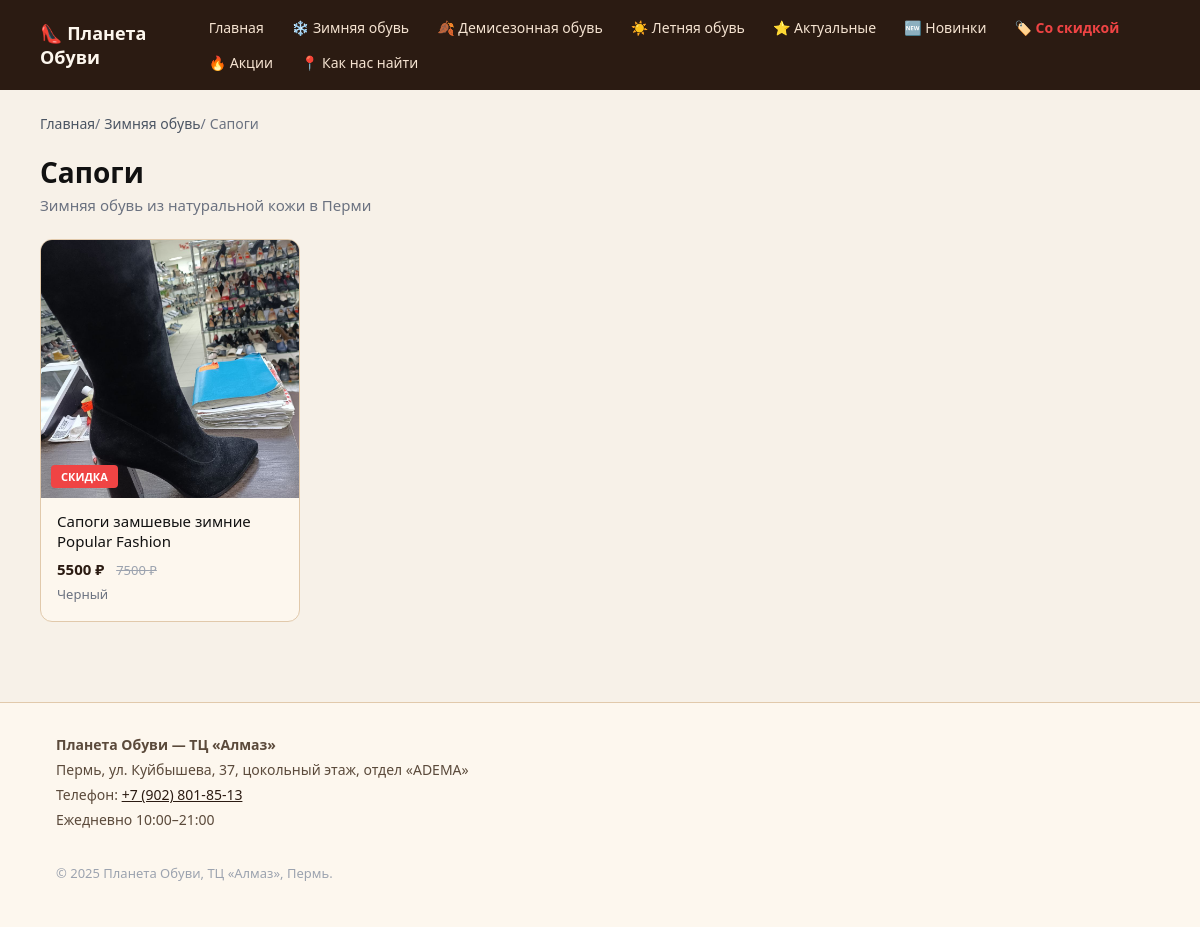
Screenshot of /zimnyaya/sapogi with the database file from the repository.
### app/models.py (models this page shows)
class Category(Base):
    __tablename__ = "categories"
    id = Column(Integer, primary_key=True, index=True)
    name = Column(String(255), nullable=False)
    slug = Column(String(255), unique=True, nullable=False, index=True)
    icon = Column(String(32), nullable=True)  # emoji или иконка
    sort_order = Column(Integer, default=0, nullable=False)
    subcategories = relationship("Subcategory", back_populates="category", order_by="Subcategory.sort_order")

class Subcategory(Base):
    __tablename__ = "subcategories"
    id = Column(Integer, primary_key=True, index=True)
    name = Column(String(255), nullable=False)
    slug = Column(String(255), nullable=False, index=True)
    sort_order = Column(Integer, default=0, nullable=False)
    category_id = Column(Integer, ForeignKey("categories.id"), nullable=False)
    category = relationship("Category", back_populates="subcategories")
    products = relationship("Product", back_populates="subcategory", order_by="Product.created_at.desc()")

class Product(Base):
    __tablename__ = "products"
    id = Column(Integer, primary_key=True, index=True)
    name = Column(String(255), nullable=False)
    slug = Column(String(255), nullable=False, index=True)
    description = Column(Text, nullable=True)
    price = Column(Float, nullable=False)
    old_price = Column(Float, nullable=True)
    sizes_json = Column(String(255), nullable=True)  # JSON: "[36, 37, 38, 39]"
    color = Column(String(64), nullable=True)
    image_url = Column(String(512), nullable=True)
    is_active = Column(Boolean, default=True, nullable=False)
    is_new = Column(Boolean, default=False, nullable=False)  # новинка
    is_featured = Column(Boolean, default=False, nullable=False)  # актуальный товар
    created_at = Column(DateTime, default=datetime.utcnow, nullable=False)
    subcategory_id = Column(Integer, ForeignKey("subcategories.id"), nullable=True)
    subcategory = relationship("Subcategory", back_populates="products")

### app/main.py (the view)
@app.get("/{category_slug}/{subcategory_slug}", response_class=HTMLResponse)
def read_subcategory(
    category_slug: str,
    subcategory_slug: str,
    request: Request,
    db: Session = Depends(get_db),
) -> HTMLResponse:
    category = db.query(Category).filter(Category.slug == category_slug).first()
    if category is None:
        return _not_found_response(request, db)
    subcategory = (
        db.query(Subcategory)
        .filter(Subcategory.category_id == category.id, Subcategory.slug == subcategory_slug)
        .first()
    )
    if subcategory is None:
        return _not_found_response(request, db)
    all_categories = db.query(Category).options(joinedload(Category.subcategories)).order_by(Category.sort_order).all()
    products = (
        db.query(Product)
        .filter(Product.subcategory_id == subcategory.id, Product.is_active.is_(True))
        .order_by(Product.created_at.desc())
        .all()
    )
    breadcrumbs = [
        {"name": "Главная", "url": "/"},
        {"name": category.name, "url": f"/category/{category.slug}"},
        {"name": subcategory.name, "url": f"/{category.slug}/{subcategory.slug}"},
    ]
    season_map = {
        "zimnyaya": "Зимние",
        "demisezon": "Демисезонные",
        "letnyaya": "Летние",
    }
    season_prefix = season_map.get(category.slug, "")
    seo_title = f"{season_prefix} {subcategory.name.lower()} из кожи — Пермь | ТЦ «Алмаз»"
    return templates.TemplateResponse(
        "subcategory.html",
        {
            "request": request,
            "categories": all_categories,
            "category": category,
            "subcategory": subcategory,
            "products": products,
            "breadcrumbs": breadcrumbs,
            "page_title": seo_title,
            "meta_description": f"{season_prefix} {subcategory.name.lower()} из натуральной кожи. Купить в Перми, ТЦ «Алмаз». Примерка на месте.",
        },
    )

### app/templates/subcategory.html (shortened to what this page needs)
{% extends "base.html" %}
{% block content %}
<nav class="breadcrumbs" aria-label="Хлебные крошки">
  <ol itemscope itemtype="https://schema.org/BreadcrumbList">
    {% for bc in breadcrumbs %}
    <li itemprop="itemListElement" itemscope itemtype="https://schema.org/ListItem">
      {% if loop.last %}
        <span itemprop="name">{{ bc.name }}</span>
      {% else %}
        <a href="{{ bc.url }}" itemprop="item"><span itemprop="name">{{ bc.name }}</span></a> /
      {% endif %}
    </li>
    {% endfor %}
  </ol>
</nav>
<section class="subcategory-page">
  <header class="subcategory-header">
    <h1>{{ subcategory.name }}</h1>
    <p class="subcategory-subtitle">{{ category.name }} из натуральной кожи в Перми</p>
  </header>
  {% if products %}
  <div class="product-grid">
    {% for product in products %}
    <article class="product-card" itemscope itemtype="https://schema.org/Product">
      <a href="/product/{{ product.id }}-{{ product.slug }}" class="product-card-link">
        <div class="product-card-image">
          {% if product.image_url %}
          <img
            src="{{ product.image_url }}"
            alt="{{ product.name }}"
            itemprop="image"
            loading="lazy"
          />
          {% endif %}
          {% if product.old_price %}
          <span class="product-badge product-badge-sale">Скидка</span>
          {% endif %}
        </div>
        <div class="product-card-body">
          <h3 class="product-card-title" itemprop="name">{{ product.name }}</h3>
          <div class="product-card-price" itemprop="offers" itemscope itemtype="https://schema.org/Offer">
            <span class="price" itemprop="price" content="{{ product.price }}">{{ product.price | int }} ₽</span>
            {% if product.old_price %}
            <span class="old-price">{{ product.old_price | int }} ₽</span>
            {% endif %}
          </div>
          {% if product.color %}
          <div class="product-card-color">{{ product.color }}</div>
          {% endif %}
        </div>
      </a>
    </article>
    {% endfor %}
  </div>
  {% else %}
  <p class="product-empty">В этой категории пока нет товаров.</p>
  {% endif %}
</section>
{% endblock %}

### app/templates/base.html (shortened to what this page needs)
<!DOCTYPE html>
<html lang="ru">
  <head>
    <link rel="stylesheet" href="{{ url_for('static', path='/style.css') }}?v=3" />
  </head>
  <body>
    <header class="header">
      <div class="container header-inner">
        <div class="logo">
          <a href="/">👠 Планета Обуви</a>
        </div>
        <nav class="nav">
          <a href="/" class="nav-link">Главная</a>
          {% if categories is defined %}
            {% for cat in categories %}
            <div class="nav-dropdown">
              <a href="/category/{{ cat.slug }}" class="nav-link nav-link-dropdown">
                {{ cat.icon }} {{ cat.name }}
              </a>
            </div>
            {% endfor %}
          {% endif %}
          <a href="/featured" class="nav-link">⭐ Актуальные</a>
          <a href="/new" class="nav-link">🆕 Новинки</a>
          <a href="/sale" class="nav-link nav-link-sale">🏷️ Со скидкой</a>
          <a href="/promotions" class="nav-link">🔥 Акции</a>
          <a href="/map" class="nav-link">📍 Как нас найти</a>
        </nav>
      </div>
    </header>
    <main class="main container">
      {% block content %}{% endblock %}
    </main>
    <footer class="footer" itemscope itemtype="https://schema.org/LocalBusiness">
      <div class="container footer-inner">
        <div class="footer-info">
          <p itemprop="name"><strong>Планета Обуви — ТЦ «Алмаз»</strong></p>
          <p itemprop="address" itemscope itemtype="https://schema.org/PostalAddress">
            <span itemprop="addressLocality">Пермь</span>,
            <span itemprop="streetAddress">ул. Куйбышева, 37, цокольный этаж, отдел «ADEMA»</span>
          </p>
          <p>Телефон: <a href="tel:+79028018513" itemprop="telephone">+7 (902) 801-85-13</a></p>
          <p itemprop="openingHours" content="Mo-Su 10:00-21:00">Ежедневно 10:00–21:00</p>
        </div>
        <p class="footer-copy">&copy; 2025 Планета Обуви, ТЦ «Алмаз», Пермь.</p>
      </div>
    </footer>
  </body>
</html>

### static/style.css (style rules this page uses)
* { box-sizing: border-box; }
body { margin: 0; font-family: system-ui, -apple-system, BlinkMacSystemFont, "Segoe UI", sans-serif; color: #111111; background-color: #f7f1e8; }
a { color: #2b1b12; }
.container { max-width: 1120px; margin: 0 auto; padding: 0 16px; }
.header { background-color: #2b1b12; color: #fdf7ee; position: sticky; top: 0; z-index: 100; }
.header-inner { display: flex; align-items: center; justify-content: space-between; padding: 12px 0; gap: 16px; }
.logo a { color: #fdf7ee; text-decoration: none; font-weight: 600; font-size: 18px; }
.nav { display: flex; gap: 4px; flex-wrap: wrap; align-items: center; }
.nav-link { color: #f5e3d1; text-decoration: none; font-size: 14px; padding: 6px 12px; border-radius: 6px; transition: background-color 0.15s ease, color 0.15s ease; }
.nav-dropdown { position: relative; }
.nav-link-dropdown { display: inline-flex; align-items: center; gap: 4px; }
.main { padding: 24px 0 48px; min-height: calc(100vh - 200px); }
.category-page, .subcategory-page { margin-bottom: 32px; }
.category-header, .subcategory-header { margin-bottom: 24px; }
.category-header h1, .subcategory-header h1 { font-size: 28px; margin: 0; }
.subcategory-subtitle { color: #6b7280; margin: 4px 0 0; font-size: 15px; }
.product-grid { display: grid; grid-template-columns: repeat(auto-fill, minmax(200px, 260px)); gap: 20px; justify-content: start; }
.product-card { background-color: #fdf7ee; border-radius: 12px; border: 1px solid #e1c9ab; overflow: hidden; transition: all 0.2s ease; }
.product-grid .product-card { max-width: 100%; }
.product-card-link { display: flex; flex-direction: column; color: inherit; text-decoration: none; height: 100%; }
.product-card-image { width: 100%; aspect-ratio: 1 / 1; position: relative; background-color: #e7d3ba; overflow: hidden; }
.product-card-image img { width: 100%; height: 100%; object-fit: cover; }
.product-badge { position: absolute; top: 10px; left: 10px; padding: 4px 10px; border-radius: 4px; font-size: 11px; font-weight: 600; text-transform: uppercase; }
.product-badge-sale { background-color: #ef4444; color: #fff; top: auto; bottom: 10px; }
.product-card-body { padding: 14px 16px 18px; }
.product-card-title { font-size: 15px; font-weight: 500; margin: 0 0 8px; line-height: 1.3; }
.product-card-price { font-size: 15px; }
.product-card-price .price { font-weight: 700; color: #2b1b12; }
.product-card-price .old-price { margin-left: 8px; font-size: 13px; color: #9ca3af; text-decoration: line-through; }
.product-card-color { margin-top: 6px; font-size: 13px; color: #6b7280; }
.breadcrumbs { font-size: 14px; margin-bottom: 20px; color: #6b7280; }
.breadcrumbs ol { list-style: none; display: flex; flex-wrap: wrap; gap: 4px; padding: 0; margin: 0; }
.breadcrumbs li { display: flex; align-items: center; }
.breadcrumbs a { color: #4b5563; text-decoration: none; }
.footer { border-top: 1px solid #e1c9ab; padding: 32px 0; font-size: 14px; color: #5b4a3b; background-color: #fdf7ee; }
.footer-inner { display: flex; flex-direction: column; gap: 16px; }
.footer-info p { margin: 0 0 6px; }
.footer-info a { color: #2b1b12; font-weight: 500; }
.footer-copy { color: #9ca3af; font-size: 13px; }
.product-card { transition: transform 0.3s ease, box-shadow 0.3s ease; }
.product-card-image img { transition: transform 0.4s ease; }
.nav-link-sale { color: #ef4444 !important; font-weight: 600; }

### rows the page displays
Category: icon "❄️", name "Зимняя обувь"
Category: icon "🍂", name "Демисезонная обувь"
Category: icon "☀️", name "Летняя обувь"
Subcategory: name "Сапоги"
Product: image_url (picture), shows "СКИДКА", name "Сапоги замшевые зимние Popular Fashion", price "5500", old_price "7500", color "Черный"

### other values shown
{{ bc.name }} "Главная"
